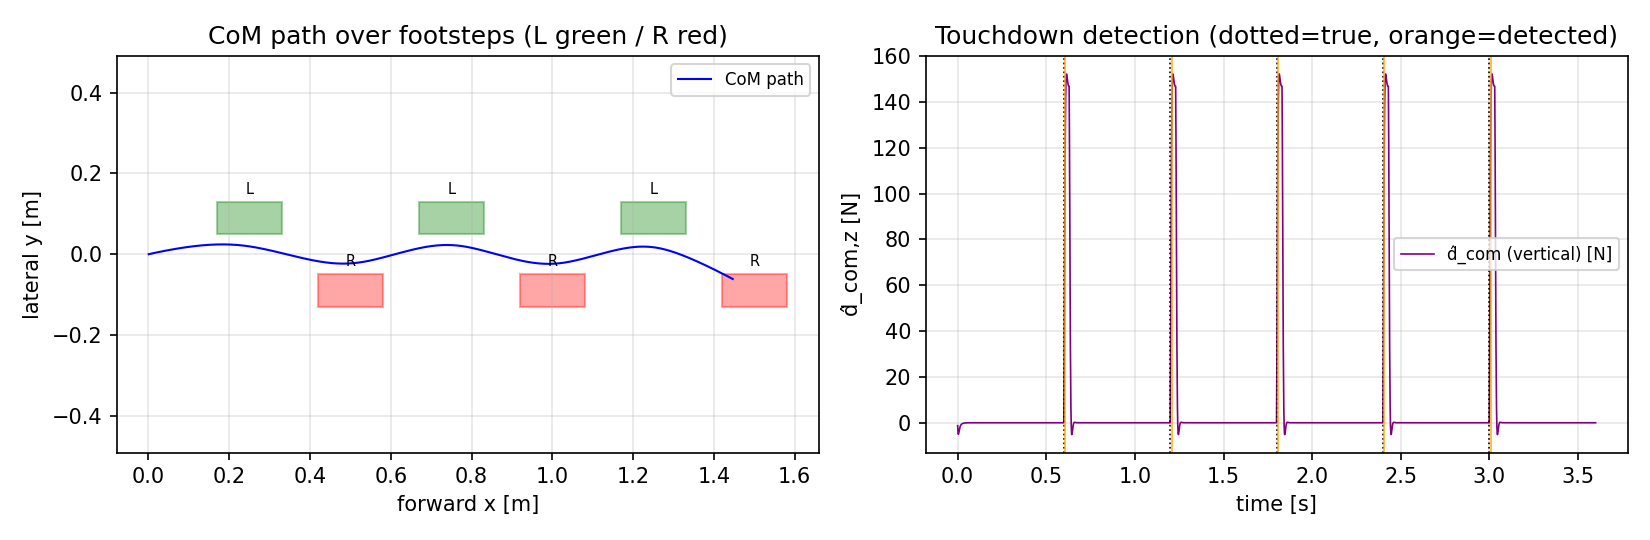

Python code for this plot:
#!/usr/bin/env python3
"""Centroidal-model walking with the interaction-dynamics framework.

Walking is a sequence of contact-mode switches. This demo drives a forward gait
with the pieces already built:
  - CentroidalBalance  (g1_centroidal_balance): the §IV body port regulates the
    CoM to a walking reference, producing the ground-reaction wrench.
  - a divergent-component-of-motion (DCM) walking-pattern reference over planned
    footsteps keeps the ZMP inside the stance foot.
  - CentroidalDisturbanceObserver + ContactDetector (contact_detector): the
    d̂_com state DETECTS each foot touchdown from the landing transient and
    switches the contact mode — contact-mode changes are observed, not scheduled.

The controller is NOT told the touchdown times; it infers them. We report walking
distance, per-step detection latency vs the true schedule, and false positives,
and plot the CoM path over the footsteps and the detected contact timeline.

Run:  python3 g1_centroidal_walk.py
"""
import numpy as np
import matplotlib
matplotlib.use("Agg")
import matplotlib.pyplot as plt

from g1_centroidal_balance import CentroidalBalance
from contact_detector import CentroidalDisturbanceObserver, ContactDetector

G0, MASS, ZC = 9.81, 33.3, 0.88
DT = 1e-3
OMEGA = np.sqrt(G0 / ZC)

STEP_LEN, STEP_W = 0.25, 0.09      # forward stride, half stance width [m]
T_SS, T_DS = 0.6, 0.15             # single- / double-support durations [s]
N_STEPS = 6


def plan_footsteps():
    """Alternating forward footsteps; returns list of (x, y, which)."""
    steps = []
    x = 0.0
    side = 1                       # start stepping with the left foot (+y)
    for i in range(N_STEPS):
        x += STEP_LEN
        steps.append((x, side * STEP_W, "L" if side > 0 else "R"))
        side *= -1
    return steps


def build_reference(footsteps):
    """DCM walking pattern -> CoM reference + gait schedule (per-ms).
    Returns t, com_ref[N,2], phase list of (t0,t1,mode,stance_xy,touchdown_t)."""
    # ZMP sequence: start centered, then each stance foot in turn
    zmps = [np.array([0.0, 0.0])]
    for (x, y, _) in footsteps:
        zmps.append(np.array([x, y]))
    # DCM end-of-step targets = the next ZMP; backward recursion for step-initial DCM
    xi_ini = [None] * (len(zmps))
    xi_ini[-1] = zmps[-1].copy()
    for i in range(len(zmps) - 2, -1, -1):
        xi_ini[i] = zmps[i] + (xi_ini[i + 1] - zmps[i]) * np.exp(-OMEGA * T_SS)

    t, com_ref, phases = [], [], []
    x_com = zmps[0].copy(); v_com = np.zeros(2)
    tt = 0.0
    for i in range(len(footsteps)):
        p = zmps[i + 1]                              # stance foot ZMP this step
        xi0 = xi_ini[i + 1]
        t0 = tt
        n = int(T_SS / DT)
        for k in range(n):
            s = k * DT
            xi = p + (xi0 - p) * np.exp(OMEGA * s)   # DCM trajectory
            v_com = OMEGA * (xi - x_com)             # CoM follows DCM
            x_com = x_com + v_com * DT
            com_ref.append(x_com.copy()); t.append(tt); tt += DT
        phases.append((t0, tt, "SS", p.copy(), t0))  # touchdown at phase start
    return np.array(t), np.array(com_ref), phases


def main():
    footsteps = plan_footsteps()
    t, com_ref, phases = build_reference(footsteps)
    N = len(t)

    bal = CentroidalBalance(mass=MASS, wn=8.0, dt=DT)
    obs = CentroidalDisturbanceObserver(mass=MASS, dt=DT)
    det = ContactDetector(normal=(0, 0, 1), calib_steps=int(0.3 / DT), refractory=int(0.25 / DT))

    c = np.array([com_ref[0, 0], com_ref[0, 1], ZC]); cv = np.zeros(3)
    log_c = np.zeros((N, 2)); dhat_z = np.zeros(N)
    true_td = [ph[4] for ph in phases[1:]]           # touchdowns (each new stance)
    det_td = []

    for k in range(N):
        ref = np.array([com_ref[k, 0], com_ref[k, 1], ZC])
        F, _ = bal.command(c, cv, ref)
        # true CoM plant: m c̈ = F - m g + (touchdown impact)
        impact = np.zeros(3)
        for td in true_td:                           # modeled landing transient
            if 0.0 <= (t[k] - td) < 0.03:
                impact[2] = 0.45 * MASS * G0          # brief support-force onset
        cc = (F - MASS * np.array([0, 0, G0]) + impact) / MASS
        cv += cc * DT; c += cv * DT
        log_c[k] = c[:2]

        # detection: observer on CoM (fixed assumed support) -> d̂_z step at landing
        a_cmd = F / MASS - np.array([0, 0, G0])       # controller's assumed CoM accel
        d_hat = obs.step(c, cv, a_cmd)
        dhat_z[k] = d_hat[2]
        ev = det.update(d_hat)
        if ev == "touchdown":
            det_td.append(t[k])

    # metrics: match each detection to the nearest true touchdown
    lat = []
    for td in true_td:
        cand = [d - td for d in det_td if -0.05 <= d - td <= 0.2]
        if cand:
            lat.append(min(cand, key=abs) * 1e3)
    fp = len(det_td) - len(lat)
    dist = log_c[-1, 0] - log_c[0, 0]
    print(f"walked {dist:.2f} m in {N_STEPS} steps ({t[-1]:.1f} s)")
    print(f"touchdowns: {len(true_td)} true, {len(det_td)} detected")
    print(f"detection latency: mean {np.mean(lat):.1f} ms  (per-step {[f'{x:.0f}' for x in lat]})")
    print(f"false positives: {fp}")

    fig, ax = plt.subplots(1, 2, figsize=(11, 3.6))
    ax[0].plot(log_c[:, 0], log_c[:, 1], "b", lw=1, label="CoM path")
    for (x, y, w) in footsteps:
        ax[0].add_patch(plt.Rectangle((x - 0.08, y - 0.04), 0.16, 0.08,
                        color="green" if w == "L" else "red", alpha=0.35))
        ax[0].text(x, y + 0.06, w, ha="center", fontsize=7)
    ax[0].set_xlabel("forward x [m]"); ax[0].set_ylabel("lateral y [m]")
    ax[0].set_title("CoM path over footsteps (L green / R red)")
    ax[0].axis("equal"); ax[0].grid(alpha=.3); ax[0].legend(fontsize=8)

    ax[1].plot(t, dhat_z, "purple", lw=0.8, label="d̂_com (vertical) [N]")
    for td in true_td:
        ax[1].axvline(td, color="k", ls=":", lw=0.8)
    for d in det_td:
        ax[1].axvline(d, color="orange", ls="-", lw=1.0, alpha=0.7)
    ax[1].set_xlabel("time [s]"); ax[1].set_ylabel("d̂_com,z [N]")
    ax[1].set_title("Touchdown detection (dotted=true, orange=detected)")
    ax[1].grid(alpha=.3); ax[1].legend(fontsize=8)
    fig.tight_layout()
    fig.savefig("g1_centroidal_walk.png", dpi=150)
    print("figure -> g1_centroidal_walk.png")


if __name__ == "__main__":
    main()
